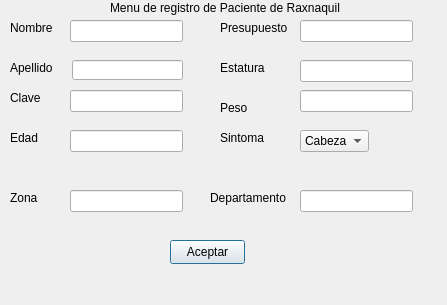
<?xml version="1.0" encoding="UTF-8"?>
<ui version="4.0">
 <class>RegistroUsuario</class>
 <widget class="QDialog" name="RegistroUsuario">
  <property name="geometry">
   <rect>
    <x>0</x>
    <y>0</y>
    <width>447</width>
    <height>305</height>
   </rect>
  </property>
  <property name="windowTitle">
   <string>Dialog</string>
  </property>
  <widget class="QLabel" name="label">
   <property name="geometry">
    <rect>
     <x>110</x>
     <y>0</y>
     <width>251</width>
     <height>16</height>
    </rect>
   </property>
   <property name="text">
    <string>Menu de registro de Paciente de Raxnaquil</string>
   </property>
  </widget>
  <widget class="QLabel" name="label_2">
   <property name="geometry">
    <rect>
     <x>10</x>
     <y>20</y>
     <width>55</width>
     <height>16</height>
    </rect>
   </property>
   <property name="text">
    <string>Nombre</string>
   </property>
  </widget>
  <widget class="QLabel" name="label_4">
   <property name="geometry">
    <rect>
     <x>10</x>
     <y>90</y>
     <width>55</width>
     <height>16</height>
    </rect>
   </property>
   <property name="text">
    <string>Clave</string>
   </property>
  </widget>
  <widget class="QLabel" name="label_3">
   <property name="geometry">
    <rect>
     <x>10</x>
     <y>60</y>
     <width>55</width>
     <height>16</height>
    </rect>
   </property>
   <property name="text">
    <string>Apellido</string>
   </property>
  </widget>
  <widget class="QLineEdit" name="lineEdit_2">
   <property name="geometry">
    <rect>
     <x>72</x>
     <y>60</y>
     <width>111</width>
     <height>20</height>
    </rect>
   </property>
  </widget>
  <widget class="QLineEdit" name="lineEdit">
   <property name="geometry">
    <rect>
     <x>70</x>
     <y>20</y>
     <width>113</width>
     <height>22</height>
    </rect>
   </property>
  </widget>
  <widget class="QLineEdit" name="lineEdit_3">
   <property name="geometry">
    <rect>
     <x>70</x>
     <y>90</y>
     <width>113</width>
     <height>22</height>
    </rect>
   </property>
  </widget>
  <widget class="QLabel" name="label_5">
   <property name="geometry">
    <rect>
     <x>10</x>
     <y>130</y>
     <width>55</width>
     <height>16</height>
    </rect>
   </property>
   <property name="text">
    <string>Edad</string>
   </property>
  </widget>
  <widget class="QLineEdit" name="lineEdit_4">
   <property name="geometry">
    <rect>
     <x>70</x>
     <y>130</y>
     <width>113</width>
     <height>22</height>
    </rect>
   </property>
  </widget>
  <widget class="QLabel" name="label_6">
   <property name="geometry">
    <rect>
     <x>220</x>
     <y>20</y>
     <width>81</width>
     <height>16</height>
    </rect>
   </property>
   <property name="text">
    <string>Presupuesto</string>
   </property>
  </widget>
  <widget class="QLineEdit" name="lineEdit_5">
   <property name="geometry">
    <rect>
     <x>300</x>
     <y>20</y>
     <width>113</width>
     <height>22</height>
    </rect>
   </property>
  </widget>
  <widget class="QLabel" name="label_7">
   <property name="geometry">
    <rect>
     <x>220</x>
     <y>60</y>
     <width>55</width>
     <height>16</height>
    </rect>
   </property>
   <property name="text">
    <string>Estatura</string>
   </property>
  </widget>
  <widget class="QLineEdit" name="lineEdit_6">
   <property name="geometry">
    <rect>
     <x>300</x>
     <y>60</y>
     <width>113</width>
     <height>22</height>
    </rect>
   </property>
  </widget>
  <widget class="QLabel" name="label_8">
   <property name="geometry">
    <rect>
     <x>220</x>
     <y>100</y>
     <width>55</width>
     <height>16</height>
    </rect>
   </property>
   <property name="text">
    <string>Peso</string>
   </property>
  </widget>
  <widget class="QLineEdit" name="lineEdit_7">
   <property name="geometry">
    <rect>
     <x>300</x>
     <y>90</y>
     <width>113</width>
     <height>22</height>
    </rect>
   </property>
  </widget>
  <widget class="QLabel" name="label_9">
   <property name="geometry">
    <rect>
     <x>220</x>
     <y>130</y>
     <width>55</width>
     <height>16</height>
    </rect>
   </property>
   <property name="text">
    <string>Sintoma</string>
   </property>
  </widget>
  <widget class="QComboBox" name="comboBox">
   <property name="geometry">
    <rect>
     <x>300</x>
     <y>130</y>
     <width>69</width>
     <height>22</height>
    </rect>
   </property>
   <item>
    <property name="text">
     <string>Cabeza</string>
    </property>
   </item>
   <item>
    <property name="text">
     <string>Cuello</string>
    </property>
   </item>
   <item>
    <property name="text">
     <string>Pecho</string>
    </property>
   </item>
   <item>
    <property name="text">
     <string>Dorso</string>
    </property>
   </item>
   <item>
    <property name="text">
     <string>Espalda</string>
    </property>
   </item>
   <item>
    <property name="text">
     <string>Cintura</string>
    </property>
   </item>
   <item>
    <property name="text">
     <string>Pierna</string>
    </property>
   </item>
   <item>
    <property name="text">
     <string>Brazo</string>
    </property>
   </item>
   <item>
    <property name="text">
     <string>Pie</string>
    </property>
   </item>
   <item>
    <property name="text">
     <string>Mano</string>
    </property>
   </item>
   <item>
    <property name="text">
     <string>Otros</string>
    </property>
   </item>
  </widget>
  <widget class="QLabel" name="label_10">
   <property name="geometry">
    <rect>
     <x>10</x>
     <y>190</y>
     <width>31</width>
     <height>16</height>
    </rect>
   </property>
   <property name="text">
    <string>Zona</string>
   </property>
  </widget>
  <widget class="QLineEdit" name="lineEdit_8">
   <property name="geometry">
    <rect>
     <x>70</x>
     <y>190</y>
     <width>113</width>
     <height>22</height>
    </rect>
   </property>
  </widget>
  <widget class="QLabel" name="label_11">
   <property name="geometry">
    <rect>
     <x>210</x>
     <y>190</y>
     <width>81</width>
     <height>16</height>
    </rect>
   </property>
   <property name="text">
    <string>Departamento</string>
   </property>
  </widget>
  <widget class="QLineEdit" name="lineEdit_9">
   <property name="geometry">
    <rect>
     <x>300</x>
     <y>190</y>
     <width>113</width>
     <height>22</height>
    </rect>
   </property>
  </widget>
  <widget class="QPushButton" name="pushButton">
   <property name="geometry">
    <rect>
     <x>170</x>
     <y>240</y>
     <width>75</width>
     <height>24</height>
    </rect>
   </property>
   <property name="text">
    <string>Aceptar</string>
   </property>
  </widget>
 </widget>
 <resources/>
 <connections/>
</ui>
